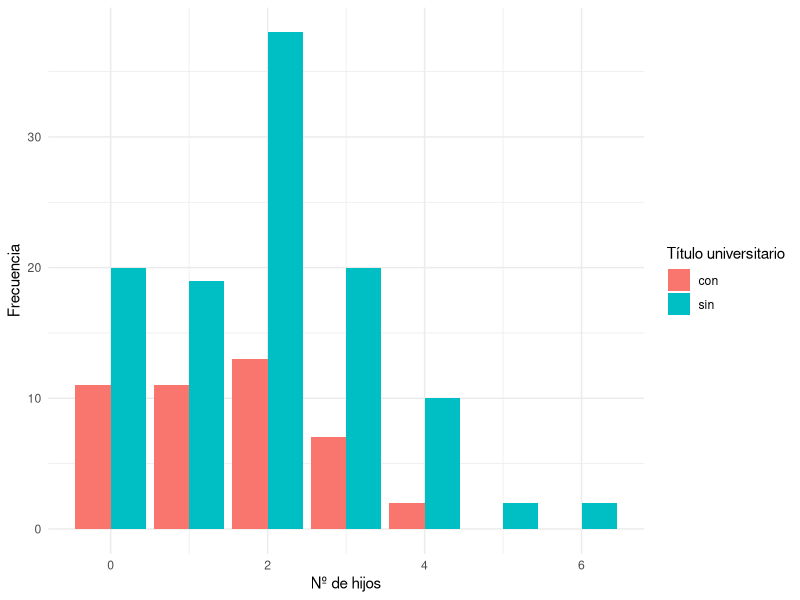

Write R code to recreate this figure.
## ---- chunk 1
#| message: false

# Paquetes:
library(tidyverse)
library(RColorBrewer)
library(scales)


# Configuración de la salida gráfica:

PALETA <- brewer.pal(8, "Set2") # Colores por defecto
color_defecto <- PALETA[1]      # Color por defecto
options(ggplot2.discrete.colour = PALETA)

theme_set(theme_minimal()) # Tema "neutro" para la representación gráfica

# Redondea los números reales "inline":
options(digits = 3L)                
options(knitr.digits.signif = FALSE)

# Inicializa la semilla aleatoria:
set.seed(20260317)
## ---- chunk 2
aceptacion_muestra_1 <- tibble(
  id_participante   = 1:22,
  resp_descarga_app = c(
    "Si", "Si", "No", "No", "Si", "Si", "Si", "Si", "No", "Si", "Si",
    "Si", "Si", "Si", "Si", "Si", "No", "Si", "No", "Si", "Si", "Si"
  )
)

aceptacion_muestra_2 <- tibble(
  id_participante   = 1:113,
  resp_descarga_app = c(
    "Si", "Si", "No", "No", "Si", "Si", "Si", "Si", "No", "Si", "Si",
    "Si", "Si", "Si", "Si", "Si", "No", "Si", "No", "Si", "Si", "Si", 
    "No", "Si", "Si", "Si", "Si", "No", "No", "Si", "No", "Si", "Si", 
    "Si", "Si", "Si", "No", "Si", "No", "No", "Si", "No", "Si", "Si", 
    "No", "No", "No", "Si", "No", "No", "Si", "Si", "No", "No", "Si", 
    "No", "Si", "No", "No", "No", "Si", "Si", "No", "Si", "Si", "No", 
    "Si", "Si", "No", "Si", "Si", "No", "Si", "No", "Si", "No", "Si", 
    "No", "No", "No", "Si", "Si", "No", "No", "Si", "Si", "No", "No", 
    "No", "Si", "Si", "No", "Si", "Si", "No", "Si", "Si", "Si", "Si", 
    "No", "Si", "No", "No", "No", "No", "No", "Si", "No", "No", "Si", 
    "Si", "Si", "Si"
  )
)
## ---- chunk 3
muestra_gss_1990 <- tibble(
  titulo_uni = c("sin" |> rep(7),                 "con" |> rep(5)),
  n_hijos    = c(0:6,                             0:4),
  frecuencia = c(20L, 19L, 38L, 20L, 10L, 2L, 2L, 11L, 11L, 13L, 7L, 2L)
) |>
  # Rellena los niveles para hacer ambas muestras más "comparables":
  complete(titulo_uni, n_hijos, fill = list(frecuencia = 0))

gss_1990_estadisticos <- muestra_gss_1990 |>
  group_by(titulo_uni) |>
  summarize(y = sum(n_hijos * frecuencia), n = sum(frecuencia))

gss_1990_estadisticos # y = nº hijos en cada grupo, n = nº mujeres en cada grupo
## ---- chunk 4
muestra_gss_1990 |>
  ggplot(aes(x = n_hijos, y = frecuencia, fill = titulo_uni)) +
  geom_col(position = position_dodge(preserve = "single")) +
  labs(fill = "Título universitario", x  = "Nº de hijos", y = "Frecuencia")
## ---- chunk 5
A_PRE <- 2L
B_PRE <- 1L

params_gss_1990 <- gss_1990_estadisticos |> mutate(
  a_post = A_PRE + y,
  b_post = B_PRE + n
)

params_gss_1990_sin <- params_gss_1990 |> filter(titulo_uni == "sin") 
a_post_sin <- params_gss_1990_sin |> pull(a_post)
b_post_sin <- params_gss_1990_sin |> pull(b_post)

params_gss_1990_con <- params_gss_1990 |> filter(titulo_uni == "con") 
a_post_con <- params_gss_1990_con |> pull(a_post)
b_post_con <- params_gss_1990_con |> pull(b_post)
## ---- chunk 6
max_poisson <- function(lambda, n) { # ATENCIÓN: No borres el prototipo!
  
  # TODO: Completa a continuación el cuerpo de la función:
}
## ---- chunk 7
# Tamaño muestral de mujeres con titulación universitaria (usado a continuación)
n_con <- gss_1990_estadisticos |> filter(titulo_uni == "con") |> pull(n)
